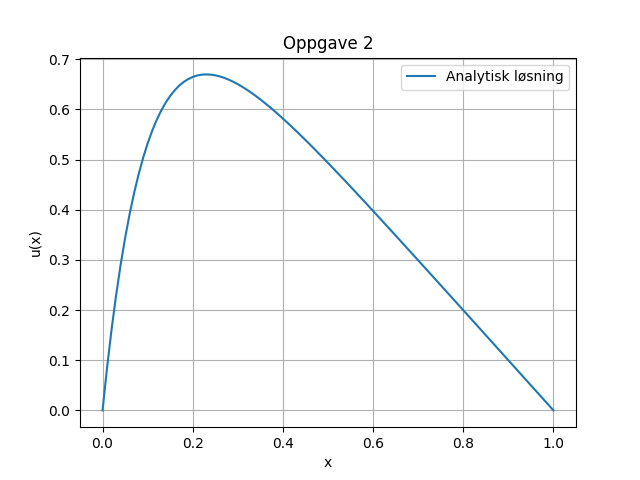

Generate this figure with Python:
import matplotlib.pyplot as plt
import pandas as pd
import numpy as np

fil = pd.read_table("x_u100.txt", header=None)

x=[]
u=[]

for i in range(0,len(fil[0])):
    a = fil[0][i].split()
    x.append(float(a[0]))
    u.append(float(a[1]))

plt.plot(x,u, label = "Analytisk løsning")
plt.legend()
plt.grid()
plt.xlabel("x")
plt.ylabel("u(x)")
plt.title("Oppgave 2")
plt.savefig("oppgave2.png")
